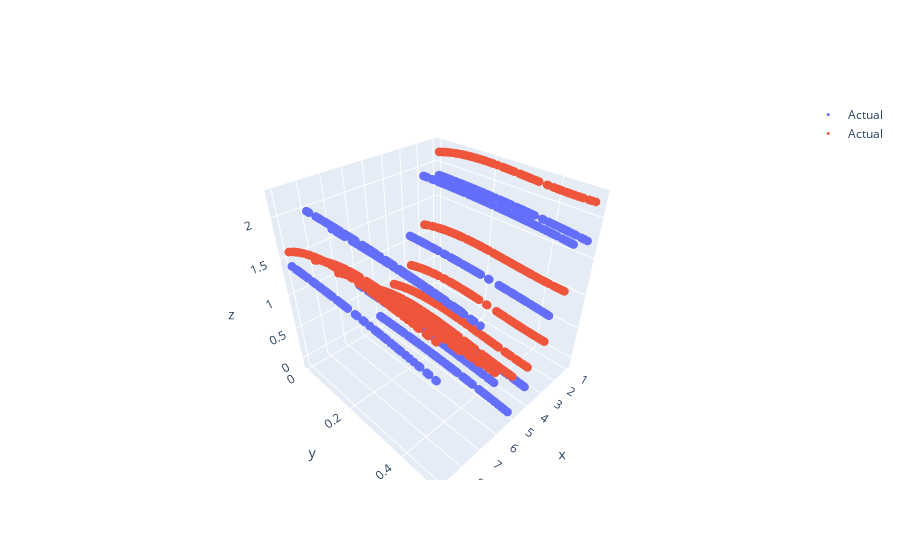

The cell this chart's notebook holds for it:
### Code cell
df['p_y_pred'] = p_model.predict(x_poly)

fig = go.Figure(data=[go.Scatter3d(x= df['x1'], y = df['x2'], z = df['y'], mode = "markers", name = "Actual", marker= dict(size =3))])
fig.add_trace(go.Scatter3d(x= df['x1'], y = df['x2'], z = df['p_y_pred'], mode = "markers", name = "Actual", marker= dict(size =3)))

fig.show()

### Figure 1 — Plotly figure (JSON) as saved in the notebook; plotly's stock layout.template omitted (floating-point values rounded to 4 significant figures; data arrays with more than 128 entries replaced by an {"elided": "..."} marker saying what was removed)
{"data": [{"marker": {"size": 3}, "mode": "markers", "name": "Actual", "type": "scatter3d", "x": {"elided": "1000 int values"}, "y": {"elided": "1000 float values"}, "z": {"elided": "1000 float values"}}, {"marker": {"size": 3}, "mode": "markers", "name": "Actual", "type": "scatter3d", "x": {"elided": "1000 int values"}, "y": {"elided": "1000 float values"}, "z": {"elided": "1000 float values"}}], "layout": {}}
